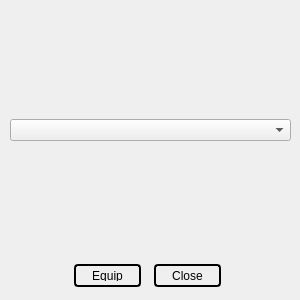
<?xml version="1.0" encoding="UTF-8"?>
<ui version="4.0">
 <class>WeaponDialog</class>
 <widget class="QDialog" name="WeaponDialog">
  <property name="geometry">
   <rect>
    <x>0</x>
    <y>0</y>
    <width>300</width>
    <height>300</height>
   </rect>
  </property>
  <property name="windowTitle">
   <string>WeaponDialog</string>
  </property>
  <property name="styleSheet">
   <string notr="true">QPushButton { 
background-image: url(images/CardTexture.jpg);
border: 2px solid black; 
border-radius: 4px; 
padding: 4px;
margin: 4px;
}

QPushButton:hover {
border-color: green; 
color: green;
}

QPushButton:pressed {
border-color: rgba(0, 0, 0, 50%);
color: rgba(0, 0, 0, 50%);
}

QPushButton, QLabel {
font-family: &quot;Windlass&quot;;
}

QLabel {
background-color: rgba(0,0,0,0%);
padding: 4px;
}</string>
  </property>
  <widget class="QPushButton" name="btnEquip">
   <property name="geometry">
    <rect>
     <x>70</x>
     <y>260</y>
     <width>75</width>
     <height>31</height>
    </rect>
   </property>
   <property name="text">
    <string>Equip</string>
   </property>
  </widget>
  <widget class="QPushButton" name="btnClose">
   <property name="geometry">
    <rect>
     <x>150</x>
     <y>260</y>
     <width>75</width>
     <height>31</height>
    </rect>
   </property>
   <property name="text">
    <string>Close</string>
   </property>
  </widget>
  <widget class="QWidget" name="verticalLayoutWidget">
   <property name="geometry">
    <rect>
     <x>10</x>
     <y>10</y>
     <width>281</width>
     <height>241</height>
    </rect>
   </property>
   <layout class="QVBoxLayout" name="layout">
    <item>
     <widget class="QComboBox" name="cboCard"/>
    </item>
   </layout>
  </widget>
 </widget>
 <resources/>
 <connections/>
</ui>
